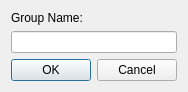
<?xml version="1.0" encoding="UTF-8"?>
<ui version="4.0">
 <class>NewGroupDialog</class>
 <widget class="QDialog" name="NewGroupDialog">
  <property name="windowModality">
   <enum>Qt::NonModal</enum>
  </property>
  <property name="geometry">
   <rect>
    <x>0</x>
    <y>0</y>
    <width>312</width>
    <height>112</height>
   </rect>
  </property>
  <property name="minimumSize">
   <size>
    <width>0</width>
    <height>0</height>
   </size>
  </property>
  <property name="windowTitle">
   <string>Create New Group</string>
  </property>
  <property name="modal">
   <bool>true</bool>
  </property>
  <layout class="QVBoxLayout" name="verticalLayout_2">
   <property name="sizeConstraint">
    <enum>QLayout::SetFixedSize</enum>
   </property>
   <item>
    <layout class="QVBoxLayout" name="verticalLayout">
     <item>
      <widget class="QLabel" name="label">
       <property name="text">
        <string>Group Name:</string>
       </property>
      </widget>
     </item>
     <item>
      <widget class="QLineEdit" name="lineEdit">
       <property name="minimumSize">
        <size>
         <width>0</width>
         <height>0</height>
        </size>
       </property>
      </widget>
     </item>
    </layout>
   </item>
   <item>
    <widget class="QDialogButtonBox" name="buttonBox">
     <property name="orientation">
      <enum>Qt::Horizontal</enum>
     </property>
     <property name="standardButtons">
      <set>QDialogButtonBox::Cancel|QDialogButtonBox::Ok</set>
     </property>
    </widget>
   </item>
  </layout>
 </widget>
 <resources/>
 <connections>
  <connection>
   <sender>buttonBox</sender>
   <signal>rejected()</signal>
   <receiver>NewGroupDialog</receiver>
   <slot>reject()</slot>
   <hints>
    <hint type="sourcelabel">
     <x>316</x>
     <y>260</y>
    </hint>
    <hint type="destinationlabel">
     <x>286</x>
     <y>274</y>
    </hint>
   </hints>
  </connection>
 </connections>
</ui>
